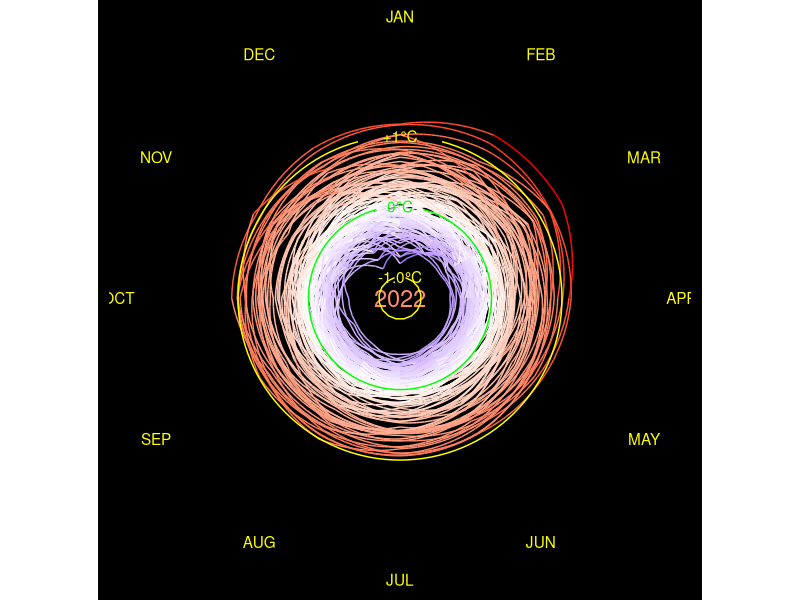
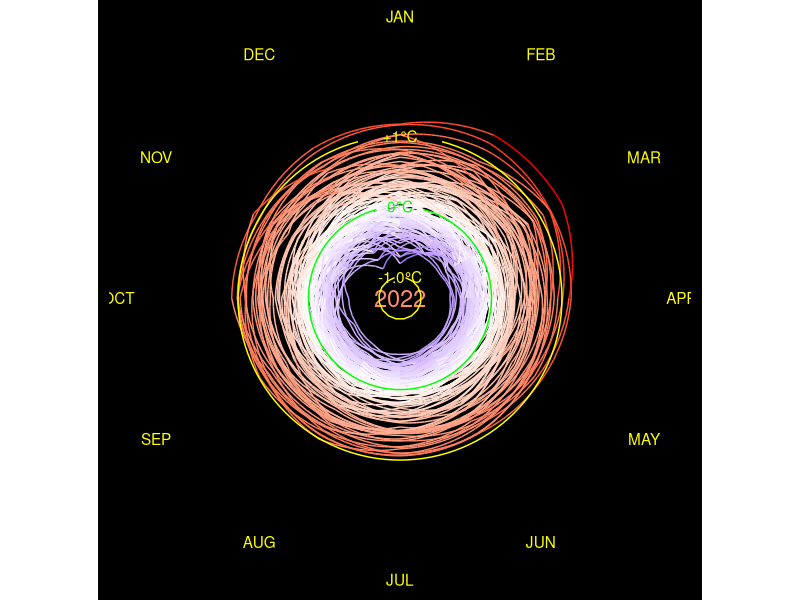

Generate these figures, in order, with R:
library(tidyverse)
library(gganimate)



# Plot: There are data in preceding year and next year.
# Need to create 3 separated dataframes

t_diff <- 
  read_csv("data/GLB.Ts+dSST.csv", skip = 1, na = "***") %>% #load CSV file, skip 1st rows
  select(year = Year, month.abb) %>% #month.abb is constant R build-in. which is the same as our datatype
  # Tidy dataframe by converting month in 1 column accept for year
  #Pivot dataframe for all columns except for year column, Give a name of month column
  pivot_longer(-year, names_to = "month", values_to = "t_diff") %>%
  drop_na() #Ignore NA value
  

# Create 3 Separated dataframe
# Create dataframe for preceding December
# last_dec <-
#   t_diff %>%
#   filter(month == "Dec") %>% #Filter December
#   mutate(year = year + 1,   #Calculate preceding year by using the original data
#          month = "last_Dec") #Rename Dec to last_Dec

# Create dataframe for next Jan
next_jan <-
  t_diff %>%
  filter(month == "Jan") %>% #Filter January
  mutate(year = year - 1,    # Add extra year
         month = "next_Jan") # Rename it

#Combine 3 dataframes
t_data <- 
  bind_rows(t_diff,next_jan) %>%
  mutate(month = factor(month, levels = c(month.abb, "next_Jan")), #Order months into numerical order rather than alphabet order, define month as a factor
         month_number = as.numeric(month)) %>% #Remove previous December to remove zero from dataframe
  arrange(year, month) %>% # arrange year and month       
  filter(year != 1879) %>% # we dont need 1879
  mutate(step_number = 1:nrow(.)) #Add row number. 1:nrow(.) means count from 1 to the end of row in this dataframe. need to count step over the row
  
  
  annotation <-
    t_data %>% #create new dataframe from 2022
    slice_max(year) %>%
    slice_max(month_number)
 
temp_line <- #Create text at specific position
  tibble(
    x = 1,
    y = c(1, 0, -1),
    labels = c("+1\u00B0C","0\u00B0C", "-1.0\u00B0C")
  )

#Create dataframe for tangential month to the ciricle
month_label <-
  tibble(
    x = 1:12,
    labels = toupper(month.abb), #Convert month label to capital letters
    y = 2.7
  )

#Make dataframe for grid line and used in geom_segment
gridlines <- 
  tibble(
    x = 1.5,
    xend = 12.5,
    y = c(1, 0, -1),
    yend = y
  )
 
# a <-  
  t_data %>% ggplot(aes(x = month_number, 
             y = t_diff, 
             group = year, 
             color = t_diff), #Let's coloring by temperature change. Previous version was colored by year
             inherit.aes = FALSE) +
    # geom_rect(aes(xmin = 1, xmax = 13, ymin = -2, ymax = 2.4), # create black circle background
    #           color = "black", fill = "black",
    #           inherit.aes = FALSE)+ 
    geom_label(aes(x = 1, y = -1.3, label = year),  #geom_label it provides a background
               fill = "black",
               label.size = 0,
               size = 6) +
  geom_line()+
  geom_segment(data = gridlines, # Add yellow line at -1,0,1 y intercept, use geom segment and make new dataframe
               aes(x = x, y = y,
                   xend = xend, yend = yend), 
               color = c("yellow", "green", "yellow"),
               inherit.aes = FALSE) + 
  geom_text(data = temp_line, aes(x = x, y = y, label = labels), #Add label and coloring
               color = c("yellow", "green", "yellow"),
               inherit.aes = FALSE)+
  geom_text(data = month_label, aes(x = x, y = y, label = labels), # Add month label back to the position
              color = "yellow",
              inherit.aes = FALSE#,
              #angle = seq(360-360/12, 0, length.out = 12) #Assign angle to the month label
    ) +
  # scale_x_continuous(breaks = 1:12, #Set x axis and its coordinator
  #                    labels = month.abb,
  #                    expand = c(0,0),
  #                    sec.axis = dup_axis(name = NULL, labels = NULL)) +
  scale_y_continuous(breaks = seq(-2,2,0.2),
                     limits = c(-2,2.7),
                     expand = c(0,-0.7), # expand grid. First is an addition. Second is an multiplication.
                     sec.axis = dup_axis(name = NULL, labels = NULL)) + #Rescale y axis
  scale_color_gradient2(low = "blue", high = "red", mid = "white", midpoint = 0, #Change the color to continuous scale. Re-scale the legend
                        guide = "none") + #Remove legend 
  coord_polar(start = 0)+ #Set polar 5 minutes off. "start" measures thing in radius 
  labs(x = NULL, # Add label
      y = NULL,
      title = NULL) + 
  theme(
    panel.background = element_rect(fill = "black"), #Add black color and white border. Increase border line size
    plot.background = element_rect(fill = "black", color = "black"),
    panel.grid = element_blank(), # Remove grid line color
    axis.text.x = element_blank(),
    axis.text.y = element_blank(),
    axis.ticks = element_blank(),
    axis.title = element_blank(),
    plot.title = element_blank()
  )#+
  # transition_manual(frames = year, cumulative = TRUE)  #Add data and keep the old data in gganimate only
   
ggsave("figures/climate_spiral_nasa.png", width = 4.155, height = 4.5, unit = "in", dpi = 300)
 
# animate(a, width = 4.155, height = 4.5, unit = "in", res = 300
#         # nframes = nrow(t_data),
#         # fps = nrow(t_data)/12/60/60
#         )
# anim_save("figures/climate_spiral.gif")
# 
# animate(a, width = 4.155, height = 4.5, unit = "in", res = 300,
#         renderer = av_renderer("figures/climate_spiral.mp4")
# )
